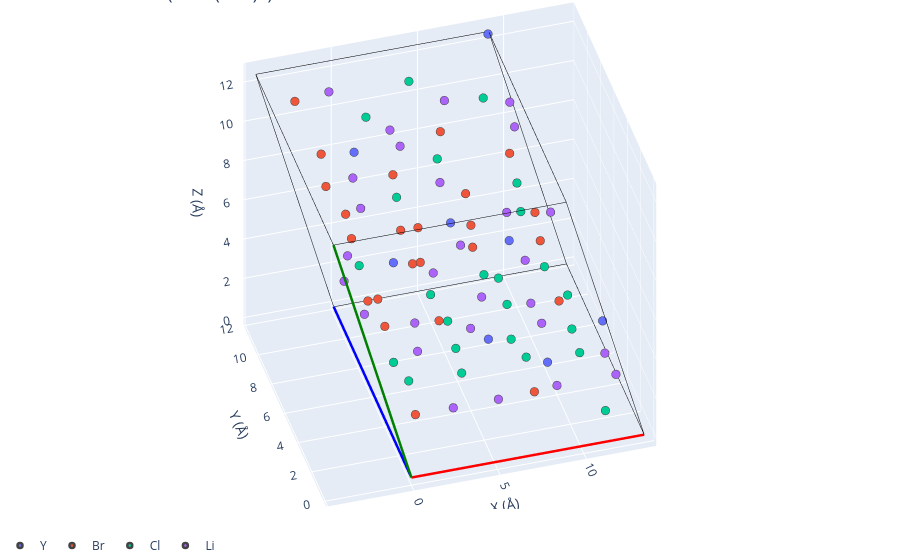

Source (notebook cell):
### Markdown cell above
## Looking at the relaxed x = 3.5 structure

The relaxed geometries themselves are kept on the result, so the structure sitting on the
hull at x = 3.5 can be inspected with GEMDAT's 3D plot.

### Code cell
from pymatgen.io.ase import AseAtomsAdaptor

from gemdat.plots import plot_3d

relaxed = min(maceresult.results, key=lambda result: abs(result.x - 3.5))
structure = AseAtomsAdaptor.get_structure(relaxed.atoms)

plot_3d(
    structure=structure,
    title=f'Relaxed x = {relaxed.x:g} ({structure.composition.reduced_formula})',
)

### Figure 1 — Plotly figure (JSON) as saved in the notebook; plotly's stock layout.template omitted (floating-point values rounded to 4 significant figures)
{"data": [{"line": {"color": "red", "width": 5}, "mode": "lines", "showlegend": false, "type": "scatter3d", "x": [0, 13.5], "y": [0, 0], "z": [0, 0]}, {"line": {"color": "blue", "width": 5}, "mode": "lines", "showlegend": false, "type": "scatter3d", "x": [0, 0], "y": [0, 11.66], "z": [0, 0]}, {"line": {"color": "green", "width": 5}, "mode": "lines", "showlegend": false, "type": "scatter3d", "x": [0, -4.518], "y": [0, 0], "z": [0, 12.57]}, {"line": {"color": "black", "width": 1}, "mode": "lines", "showlegend": false, "type": "scatter3d", "x": [13.5, 13.5], "y": [0, 11.66], "z": [0, 0]}, {"line": {"color": "black", "width": 1}, "mode": "lines", "showlegend": false, "type": "scatter3d", "x": [13.5, 8.986], "y": [0, 0], "z": [0, 12.57]}, {"line": {"color": "black", "width": 1}, "mode": "lines", "showlegend": false, "type": "scatter3d", "x": [0, 13.5], "y": [11.66, 11.66], "z": [0, 0]}, {"line": {"color": "black", "width": 1}, "mode": "lines", "showlegend": false, "type": "scatter3d", "x": [0, -4.518], "y": [11.66, 11.66], "z": [0, 12.57]}, {"line": {"color": "black", "width": 1}, "mode": "lines", "showlegend": false, "type": "scatter3d", "x": [-4.518, 8.986], "y": [0, 0], "z": [12.57, 12.57]}, {"line": {"color": "black", "width": 1}, "mode": "lines", "showlegend": false, "type": "scatter3d", "x": [-4.518, -4.518], "y": [0, 11.66], "z": [12.57, 12.57]}, {"line": {"color": "black", "width": 1}, "mode": "lines", "showlegend": false, "type": "scatter3d", "x": [8.986, -4.518], "y": [11.66, 11.66], "z": [12.57, 12.57]}, {"line": {"color": "black", "width": 1}, "mode": "lines", "showlegend": false, "type": "scatter3d", "x": [8.986, 8.986], "y": [11.66, 0], "z": [12.57, 12.57]}, {"line": {"color": "black", "width": 1}, "mode": "lines", "showlegend": false, "type": "scatter3d", "x": [8.986, 13.5], "y": [11.66, 11.66], "z": [12.57, 0]}, {"line": {"color": "red", "width": 5}, "mode": "lines", "showlegend": false, "type": "scatter3d", "x": [0, 13.5], "y": [0, 0], "z": [0, 0]}, {"line": {"color": "blue", "width": 5}, "mode": "lines", "showlegend": false, "type": "scatter3d", "x": [0, 0], "y": [0, 11.66], "z": [0, 0]}, {"line": {"color": "green", "width": 5}, "mode": "lines", "showlegend": false, "type": "scatter3d", "x": [0, -4.518], "y": [0, 0], "z": [0, 12.57]}, {"line": {"color": "black", "width": 1}, "mode": "lines", "showlegend": false, "type": "scatter3d", "x": [13.5, 13.5], "y": [0, 11.66], "z": [0, 0]}, {"line": {"color": "black", "width": 1}, "mode": "lines", "showlegend": false, "type": "scatter3d", "x": [13.5, 8.986], "y": [0, 0], "z": [0, 12.57]}, {"line": {"color": "black", "width": 1}, "mode": "lines", "showlegend": false, "type": "scatter3d", "x": [0, 13.5], "y": [11.66, 11.66], "z": [0, 0]}, {"line": {"color": "black", "width": 1}, "mode": "lines", "showlegend": false, "type": "scatter3d", "x": [0, -4.518], "y": [11.66, 11.66], "z": [0, 12.57]}, {"line": {"color": "black", "width": 1}, "mode": "lines", "showlegend": false, "type": "scatter3d", "x": [-4.518, 8.986], "y": [0, 0], "z": [12.57, 12.57]}, {"line": {"color": "black", "width": 1}, "mode": "lines", "showlegend": false, "type": "scatter3d", "x": [-4.518, -4.518], "y": [0, 11.66], "z": [12.57, 12.57]}, {"line": {"color": "black", "width": 1}, "mode": "lines", "showlegend": false, "type": "scatter3d", "x": [8.986, -4.518], "y": [11.66, 11.66], "z": [12.57, 12.57]}, {"line": {"color": "black", "width": 1}, "mode": "lines", "showlegend": false, "type": "scatter3d", "x": [8.986, 8.986], "y": [11.66, 0], "z": [12.57, 12.57]}, {"line": {"color": "black", "width": 1}, "mode": "lines", "showlegend": false, "type": "scatter3d", "x": [8.986, 13.5], "y": [11.66, 11.66], "z": [12.57, 0]}, {"hovertemplate": "%{hovertext}<extra></extra>", "hovertext": ["Y<br>occupancy: 1.00"], "legendgroup": "Y", "marker": {"color": "#636EFA", "line": {"width": 2.5}, "size": 5}, "mode": "markers", "name": "Y", "showlegend": true, "type": "scatter3d", "x": [8.912], "y": [11.58], "z": [12.52]}, {"hovertemplate": "%{hovertext}<extra></extra>", "hovertext": ["Y<br>occupancy: 1.00"], "legendgroup": "Y", "marker": {"color": "#636EFA", "line": {"width": 2.5}, "size": 5}, "mode": "markers", "name": "Y", "showlegend": false, "type": "scatter3d", "x": [11.15], "y": [0.1726], "z": [6.053]}, {"hovertemplate": "%{hovertext}<extra></extra>", "hovertext": ["Y<br>occupancy: 1.00"], "legendgroup": "Y", "marker": {"color": "#636EFA", "line": {"width": 2.5}, "size": 5}, "mode": "markers", "name": "Y", "showlegend": false, "type": "scatter3d", "x": [2.301], "y": [0.0942], "z": [12.54]}, {"hovertemplate": "%{hovertext}<extra></extra>", "hovertext": ["Y<br>occupancy: 1.00"], "legendgroup": "Y", "marker": {"color": "#636EFA", "line": {"width": 2.5}, "size": 5}, "mode": "markers", "name": "Y", "showlegend": false, "type": "scatter3d", "x": [4.532], "y": [0.1876], "z": [6.18]}, {"hovertemplate": "%{hovertext}<extra></extra>", "hovertext": ["Y<br>occupancy: 1.00"], "legendgroup": "Y", "marker": {"color": "#636EFA", "line": {"width": 2.5}, "size": 5}, "mode": "markers", "name": "Y", "showlegend": false, "type": "scatter3d", "x": [-1.13], "y": [5.692], "z": [12.51]}, {"hovertemplate": "%{hovertext}<extra></extra>", "hovertext": ["Y<br>occupancy: 1.00"], "legendgroup": "Y", "marker": {"color": "#636EFA", "line": {"width": 2.5}, "size": 5}, "mode": "markers", "name": "Y", "showlegend": false, "type": "scatter3d", "x": [1.274], "y": [6.011], "z": [6.259]}, {"hovertemplate": "%{hovertext}<extra></extra>", "hovertext": ["Y<br>occupancy: 1.00"], "legendgroup": "Y", "marker": {"color": "#636EFA", "line": {"width": 2.5}, "size": 5}, "mode": "markers", "name": "Y", "showlegend": false, "type": "scatter3d", "x": [10.09], "y": [5.686], "z": [0.008951]}, {"hovertemplate": "%{hovertext}<extra></extra>", "hovertext": ["Y<br>occupancy: 1.00"], "legendgroup": "Y", "marker": {"color": "#636EFA", "line": {"width": 2.5}, "size": 5}, "mode": "markers", "name": "Y", "showlegend": false, "type": "scatter3d", "x": [8.028], "y": [6.106], "z": [6.221]}, {"hovertemplate": "%{hovertext}<extra></extra>", "hovertext": ["Br<br>occupancy: 1.00"], "legendgroup": "Br", "marker": {"color": "#EF553B", "line": {"width": 2.5}, "size": 5}, "mode": "markers", "name": "Br", "showlegend": true, "type": "scatter3d", "x": [0.9889], "y": [1.971], "z": [1.584]}, {"hovertemplate": "%{hovertext}<extra></extra>", "hovertext": ["Br<br>occupancy: 1.00"], "legendgroup": "Br", "marker": {"color": "#EF553B", "line": {"width": 2.5}, "size": 5}, "mode": "markers", "name": "Br", "showlegend": false, "type": "scatter3d", "x": [-1.19], "y": [1.968], "z": [7.819]}, {"hovertemplate": "%{hovertext}<extra></extra>", "hovertext": ["Br<br>occupancy: 1.00"], "legendgroup": "Br", "marker": {"color": "#EF553B", "line": {"width": 2.5}, "size": 5}, "mode": "markers", "name": "Br", "showlegend": false, "type": "scatter3d", "x": [7.897], "y": [1.986], "z": [1.617]}, {"hovertemplate": "%{hovertext}<extra></extra>", "hovertext": ["Cl<br>occupancy: 1.00"], "legendgroup": "Cl", "marker": {"color": "#00CC96", "line": {"width": 2.5}, "size": 5}, "mode": "markers", "name": "Cl", "showlegend": true, "type": "scatter3d", "x": [5.779], "y": [1.905], "z": [7.807]}, {"hovertemplate": "%{hovertext}<extra></extra>", "hovertext": ["Cl<br>occupancy: 1.00"], "legendgroup": "Cl", "marker": {"color": "#00CC96", "line": {"width": 2.5}, "size": 5}, "mode": "markers", "name": "Cl", "showlegend": false, "type": "scatter3d", "x": [3.33], "y": [1.969], "z": [4.578]}, {"hovertemplate": "%{hovertext}<extra></extra>", "hovertext": ["Br<br>occupancy: 1.00"], "legendgroup": "Br", "marker": {"color": "#EF553B", "line": {"width": 2.5}, "size": 5}, "mode": "markers", "name": "Br", "showlegend": false, "type": "scatter3d", "x": [1.15], "y": [2.004], "z": [11.05]}, {"hovertemplate": "%{hovertext}<extra></extra>", "hovertext": ["Cl<br>occupancy: 1.00"], "legendgroup": "Cl", "marker": {"color": "#00CC96", "line": {"width": 2.5}, "size": 5}, "mode": "markers", "name": "Cl", "showlegend": false, "type": "scatter3d", "x": [10.06], "y": [1.967], "z": [4.477]}, {"hovertemplate": "%{hovertext}<extra></extra>", "hovertext": ["Br<br>occupancy: 1.00"], "legendgroup": "Br", "marker": {"color": "#EF553B", "line": {"width": 2.5}, "size": 5}, "mode": "markers", "name": "Br", "showlegend": false, "type": "scatter3d", "x": [7.892], "y": [1.885], "z": [10.83]}, {"hovertemplate": "%{hovertext}<extra></extra>", "hovertext": ["Br<br>occupancy: 1.00"], "legendgroup": "Br", "marker": {"color": "#EF553B", "line": {"width": 2.5}, "size": 5}, "mode": "markers", "name": "Br", "showlegend": false, "type": "scatter3d", "x": [3.19], "y": [9.881], "z": [4.716]}, {"hovertemplate": "%{hovertext}<extra></extra>", "hovertext": ["Cl<br>occupancy: 1.00"], "legendgroup": "Cl", "marker": {"color": "#00CC96", "line": {"width": 2.5}, "size": 5}, "mode": "markers", "name": "Cl", "showlegend": false, "type": "scatter3d", "x": [1.133], "y": [9.777], "z": [10.88]}, {"hovertemplate": "%{hovertext}<extra></extra>", "hovertext": ["Cl<br>occupancy: 1.00"], "legendgroup": "Cl", "marker": {"color": "#00CC96", "line": {"width": 2.5}, "size": 5}, "mode": "markers", "name": "Cl", "showlegend": false, "type": "scatter3d", "x": [10.17], "y": [9.92], "z": [4.508]}, {"hovertemplate": "%{hovertext}<extra></extra>", "hovertext": ["Cl<br>occupancy: 1.00"], "legendgroup": "Cl", "marker": {"color": "#00CC96", "line": {"width": 2.5}, "size": 5}, "mode": "markers", "name": "Cl", "showlegend": false, "type": "scatter3d", "x": [7.967], "y": [9.852], "z": [10.7]}, {"hovertemplate": "%{hovertext}<extra></extra>", "hovertext": ["Br<br>occupancy: 1.00"], "legendgroup": "Br", "marker": {"color": "#EF553B", "line": {"width": 2.5}, "size": 5}, "mode": "markers", "name": "Br", "showlegend": false, "type": "scatter3d", "x": [1.23], "y": [9.728], "z": [1.544]}, {"hovertemplate": "%{hovertext}<extra></extra>", "hovertext": ["Br<br>occupancy: 1.00"], "legendgroup": "Br", "marker": {"color": "#EF553B", "line": {"width": 2.5}, "size": 5}, "mode": "markers", "name": "Br", "showlegend": false, "type": "scatter3d", "x": [-1.155], "y": [9.857], "z": [7.665]}, {"hovertemplate": "%{hovertext}<extra></extra>", "hovertext": ["Cl<br>occupancy: 1.00"], "legendgroup": "Cl", "marker": {"color": "#00CC96", "line": {"width": 2.5}, "size": 5}, "mode": "markers", "name": "Cl", "showlegend": false, "type": "scatter3d", "x": [8.035], "y": [9.918], "z": [1.641]}, {"hovertemplate": "%{hovertext}<extra></extra>", "hovertext": ["Cl<br>occupancy: 1.00"], "legendgroup": "Cl", "marker": {"color": "#00CC96", "line": {"width": 2.5}, "size": 5}, "mode": "markers", "name": "Cl", "showlegend": false, "type": "scatter3d", "x": [5.365], "y": [10.02], "z": [7.9]}, {"hovertemplate": "%{hovertext}<extra></extra>", "hovertext": ["Br<br>occupancy: 1.00"], "legendgroup": "Br", "marker": {"color": "#EF553B", "line": {"width": 2.5}, "size": 5}, "mode": "markers", "name": "Br", "showlegend": false, "type": "scatter3d", "x": [4.612], "y": [7.805], "z": [1.425]}, {"hovertemplate": "%{hovertext}<extra></extra>", "hovertext": ["Cl<br>occupancy: 1.00"], "legendgroup": "Cl", "marker": {"color": "#00CC96", "line": {"width": 2.5}, "size": 5}, "mode": "markers", "name": "Cl", "showlegend": false, "type": "scatter3d", "x": [2.19], "y": [7.908], "z": [8.026]}, {"hovertemplate": "%{hovertext}<extra></extra>", "hovertext": ["Br<br>occupancy: 1.00"], "legendgroup": "Br", "marker": {"color": "#EF553B", "line": {"width": 2.5}, "size": 5}, "mode": "markers", "name": "Br", "showlegend": false, "type": "scatter3d", "x": [11.56], "y": [7.783], "z": [1.326]}, {"hovertemplate": "%{hovertext}<extra></extra>", "hovertext": ["Cl<br>occupancy: 1.00"], "legendgroup": "Cl", "marker": {"color": "#00CC96", "line": {"width": 2.5}, "size": 5}, "mode": "markers", "name": "Cl", "showlegend": false, "type": "scatter3d", "x": [9.19], "y": [7.952], "z": [7.591]}, {"hovertemplate": "%{hovertext}<extra></extra>", "hovertext": ["Cl<br>occupancy: 1.00"], "legendgroup": "Cl", "marker": {"color": "#00CC96", "line": {"width": 2.5}, "size": 5}, "mode": "markers", "name": "Cl", "showlegend": false, "type": "scatter3d", "x": [0.04115], "y": [7.956], "z": [4.859]}, {"hovertemplate": "%{hovertext}<extra></extra>", "hovertext": ["Br<br>occupancy: 1.00"], "legendgroup": "Br", "marker": {"color": "#EF553B", "line": {"width": 2.5}, "size": 5}, "mode": "markers", "name": "Br", "showlegend": false, "type": "scatter3d", "x": [-2.215], "y": [7.832], "z": [10.99]}, {"hovertemplate": "%{hovertext}<extra></extra>", "hovertext": ["Br<br>occupancy: 1.00"], "legendgroup": "Br", "marker": {"color": "#EF553B", "line": {"width": 2.5}, "size": 5}, "mode": "markers", "name": "Br", "showlegend": false, "type": "scatter3d", "x": [6.624], "y": [7.966], "z": [4.726]}, {"hovertemplate": "%{hovertext}<extra></extra>", "hovertext": ["Br<br>occupancy: 1.00"], "legendgroup": "Br", "marker": {"color": "#EF553B", "line": {"width": 2.5}, "size": 5}, "mode": "markers", "name": "Br", "showlegend": false, "type": "scatter3d", "x": [4.71], "y": [7.86], "z": [11.0]}, {"hovertemplate": "%{hovertext}<extra></extra>", "hovertext": ["Br<br>occupancy: 1.00"], "legendgroup": "Br", "marker": {"color": "#EF553B", "line": {"width": 2.5}, "size": 5}, "mode": "markers", "name": "Br", "showlegend": false, "type": "scatter3d", "x": [0.01766], "y": [4.046], "z": [4.685]}, {"hovertemplate": "%{hovertext}<extra></extra>", "hovertext": ["Br<br>occupancy: 1.00"], "legendgroup": "Br", "marker": {"color": "#EF553B", "line": {"width": 2.5}, "size": 5}, "mode": "markers", "name": "Br", "showlegend": false, "type": "scatter3d", "x": [-2.36], "y": [3.776], "z": [10.98]}, {"hovertemplate": "%{hovertext}<extra></extra>", "hovertext": ["Cl<br>occupancy: 1.00"], "legendgroup": "Cl", "marker": {"color": "#00CC96", "line": {"width": 2.5}, "size": 5}, "mode": "markers", "name": "Cl", "showlegend": false, "type": "scatter3d", "x": [7.091], "y": [4.01], "z": [4.686]}, {"hovertemplate": "%{hovertext}<extra></extra>", "hovertext": ["Br<br>occupancy: 1.00"], "legendgroup": "Br", "marker": {"color": "#EF553B", "line": {"width": 2.5}, "size": 5}, "mode": "markers", "name": "Br", "showlegend": false, "type": "scatter3d", "x": [4.609], "y": [3.804], "z": [10.88]}, {"hovertemplate": "%{hovertext}<extra></extra>", "hovertext": ["Cl<br>occupancy: 1.00"], "legendgroup": "Cl", "marker": {"color": "#00CC96", "line": {"width": 2.5}, "size": 5}, "mode": "markers", "name": "Cl", "showlegend": false, "type": "scatter3d", "x": [4.45], "y": [3.98], "z": [1.641]}, {"hovertemplate": "%{hovertext}<extra></extra>", "hovertext": ["Br<br>occupancy: 1.00"], "legendgroup": "Br", "marker": {"color": "#EF553B", "line": {"width": 2.5}, "size": 5}, "mode": "markers", "name": "Br", "showlegend": false, "type": "scatter3d", "x": [2.004], "y": [3.861], "z": [7.761]}, {"hovertemplate": "%{hovertext}<extra></extra>", "hovertext": ["Cl<br>occupancy: 1.00"], "legendgroup": "Cl", "marker": {"color": "#00CC96", "line": {"width": 2.5}, "size": 5}, "mode": "markers", "name": "Cl", "showlegend": false, "type": "scatter3d", "x": [11.29], "y": [3.958], "z": [1.59]}, {"hovertemplate": "%{hovertext}<extra></extra>", "hovertext": ["Br<br>occupancy: 1.00"], "legendgroup": "Br", "marker": {"color": "#EF553B", "line": {"width": 2.5}, "size": 5}, "mode": "markers", "name": "Br", "showlegend": false, "type": "scatter3d", "x": [8.967], "y": [3.873], "z": [7.728]}, {"hovertemplate": "%{hovertext}<extra></extra>", "hovertext": ["Br<br>occupancy: 1.00"], "legendgroup": "Br", "marker": {"color": "#EF553B", "line": {"width": 2.5}, "size": 5}, "mode": "markers", "name": "Br", "showlegend": false, "type": "scatter3d", "x": [4.534], "y": [11.58], "z": [1.527]}, {"hovertemplate": "%{hovertext}<extra></extra>", "hovertext": ["Cl<br>occupancy: 1.00"], "legendgroup": "Cl", "marker": {"color": "#00CC96", "line": {"width": 2.5}, "size": 5}, "mode": "markers", "name": "Cl", "showlegend": false, "type": "scatter3d", "x": [2.166], "y": [0.1785], "z": [7.49]}, {"hovertemplate": "%{hovertext}<extra></extra>", "hovertext": ["Cl<br>occupancy: 1.00"], "legendgroup": "Cl", "marker": {"color": "#00CC96", "line": {"width": 2.5}, "size": 5}, "mode": "markers", "name": "Cl", "showlegend": false, "type": "scatter3d", "x": [11.31], "y": [0.1472], "z": [1.479]}, {"hovertemplate": "%{hovertext}<extra></extra>", "hovertext": ["Cl<br>occupancy: 1.00"], "legendgroup": "Cl", "marker": {"color": "#00CC96", "line": {"width": 2.5}, "size": 5}, "mode": "markers", "name": "Cl", "showlegend": false, "type": "scatter3d", "x": [9.105], "y": [0.1283], "z": [7.732]}, {"hovertemplate": "%{hovertext}<extra></extra>", "hovertext": ["Cl<br>occupancy: 1.00"], "legendgroup": "Cl", "marker": {"color": "#00CC96", "line": {"width": 2.5}, "size": 5}, "mode": "markers", "name": "Cl", "showlegend": false, "type": "scatter3d", "x": [-0.05541], "y": [0.2705], "z": [4.734]}, {"hovertemplate": "%{hovertext}<extra></extra>", "hovertext": ["Br<br>occupancy: 1.00"], "legendgroup": "Br", "marker": {"color": "#EF553B", "line": {"width": 2.5}, "size": 5}, "mode": "markers", "name": "Br", "showlegend": false, "type": "scatter3d", "x": [-2.304], "y": [11.54], "z": [10.93]}, {"hovertemplate": "%{hovertext}<extra></extra>", "hovertext": ["Cl<br>occupancy: 1.00"], "legendgroup": "Cl", "marker": {"color": "#00CC96", "line": {"width": 2.5}, "size": 5}, "mode": "markers", "name": "Cl", "showlegend": false, "type": "scatter3d", "x": [6.752], "y": [0.2589], "z": [4.853]}, {"hovertemplate": "%{hovertext}<extra></extra>", "hovertext": ["Cl<br>occupancy: 1.00"], "legendgroup": "Cl", "marker": {"color": "#00CC96", "line": {"width": 2.5}, "size": 5}, "mode": "markers", "name": "Cl", "showlegend": false, "type": "scatter3d", "x": [4.325], "y": [11.59], "z": [10.84]}, {"hovertemplate": "%{hovertext}<extra></extra>", "hovertext": ["Cl<br>occupancy: 1.00"], "legendgroup": "Cl", "marker": {"color": "#00CC96", "line": {"width": 2.5}, "size": 5}, "mode": "markers", "name": "Cl", "showlegend": false, "type": "scatter3d", "x": [1.158], "y": [5.693], "z": [1.437]}, {"hovertemplate": "%{hovertext}<extra></extra>", "hovertext": ["Br<br>occupancy: 1.00"], "legendgroup": "Br", "marker": {"color": "#EF553B", "line": {"width": 2.5}, "size": 5}, "mode": "markers", "name": "Br", "showlegend": false, "type": "scatter3d", "x": [-1.087], "y": [6.19], "z": [7.733]}, {"hovertemplate": "%{hovertext}<extra></extra>", "hovertext": ["Cl<br>occupancy: 1.00"], "legendgroup": "Cl", "marker": {"color": "#00CC96", "line": {"width": 2.5}, "size": 5}, "mode": "markers", "name": "Cl", "showlegend": false, "type": "scatter3d", "x": [7.973], "y": [5.67], "z": [1.533]}, {"hovertemplate": "%{hovertext}<extra></extra>", "hovertext": ["Br<br>occupancy: 1.00"], "legendgroup": "Br", "marker": {"color": "#EF553B", "line": {"width": 2.5}, "size": 5}, "mode": "markers", "name": "Br", "showlegend": false, "type": "scatter3d", "x": [5.644], "y": [5.687], "z": [7.702]}, {"hovertemplate": "%{hovertext}<extra></extra>", "hovertext": ["Cl<br>occupancy: 1.00"], "legendgroup": "Cl", "marker": {"color": "#00CC96", "line": {"width": 2.5}, "size": 5}, "mode": "markers", "name": "Cl", "showlegend": false, "type": "scatter3d", "x": [3.306], "y": [5.689], "z": [4.546]}, {"hovertemplate": "%{hovertext}<extra></extra>", "hovertext": ["Br<br>occupancy: 1.00"], "legendgroup": "Br", "marker": {"color": "#EF553B", "line": {"width": 2.5}, "size": 5}, "mode": "markers", "name": "Br", "showlegend": false, "type": "scatter3d", "x": [1.129], "y": [5.711], "z": [10.98]}, {"hovertemplate": "%{hovertext}<extra></extra>", "hovertext": ["Cl<br>occupancy: 1.00"], "legendgroup": "Cl", "marker": {"color": "#00CC96", "line": {"width": 2.5}, "size": 5}, "mode": "markers", "name": "Cl", "showlegend": false, "type": "scatter3d", "x": [10.06], "y": [6.066], "z": [4.595]}, {"hovertemplate": "%{hovertext}<extra></extra>", "hovertext": ["Br<br>occupancy: 1.00"], "legendgroup": "Br", "marker": {"color": "#EF553B", "line": {"width": 2.5}, "size": 5}, "mode": "markers", "name": "Br", "showlegend": false, "type": "scatter3d", "x": [7.908], "y": [5.727], "z": [10.97]}, {"hovertemplate": "%{hovertext}<extra></extra>", "hovertext": ["Li<br>occupancy: 1.00"], "legendgroup": "Li", "marker": {"color": "#AB63FA", "line": {"width": 2.5}, "size": 5}, "mode": "markers", "name": "Li", "showlegend": true, "type": "scatter3d", "x": [12.0], "y": [2.03], "z": [2.886]}, {"hovertemplate": "%{hovertext}<extra></extra>", "hovertext": ["Li<br>occupancy: 1.00"], "legendgroup": "Li", "marker": {"color": "#AB63FA", "line": {"width": 2.5}, "size": 5}, "mode": "markers", "name": "Li", "showlegend": false, "type": "scatter3d", "x": [-2.095], "y": [4.181], "z": [8.52]}, {"hovertemplate": "%{hovertext}<extra></extra>", "hovertext": ["Li<br>occupancy: 1.00"], "legendgroup": "Li", "marker": {"color": "#AB63FA", "line": {"width": 2.5}, "size": 5}, "mode": "markers", "name": "Li", "showlegend": false, "type": "scatter3d", "x": [4.248], "y": [3.624], "z": [8.452]}, {"hovertemplate": "%{hovertext}<extra></extra>", "hovertext": ["Li<br>occupancy: 1.00"], "legendgroup": "Li", "marker": {"color": "#AB63FA", "line": {"width": 2.5}, "size": 5}, "mode": "markers", "name": "Li", "showlegend": false, "type": "scatter3d", "x": [4.897], "y": [3.798], "z": [3.977]}, {"hovertemplate": "%{hovertext}<extra></extra>", "hovertext": ["Li<br>occupancy: 1.00"], "legendgroup": "Li", "marker": {"color": "#AB63FA", "line": {"width": 2.5}, "size": 5}, "mode": "markers", "name": "Li", "showlegend": false, "type": "scatter3d", "x": [4.263], "y": [7.769], "z": [3.943]}, {"hovertemplate": "%{hovertext}<extra></extra>", "hovertext": ["Li<br>occupancy: 1.00"], "legendgroup": "Li", "marker": {"color": "#AB63FA", "line": {"width": 2.5}, "size": 5}, "mode": "markers", "name": "Li", "showlegend": false, "type": "scatter3d", "x": [2.337], "y": [7.756], "z": [10.72]}, {"hovertemplate": "%{hovertext}<extra></extra>", "hovertext": ["Li<br>occupancy: 1.00"], "legendgroup": "Li", "marker": {"color": "#AB63FA", "line": {"width": 2.5}, "size": 5}, "mode": "markers", "name": "Li", "showlegend": false, "type": "scatter3d", "x": [11.1], "y": [7.856], "z": [5.871]}, {"hovertemplate": "%{hovertext}<extra></extra>", "hovertext": ["Li<br>occupancy: 1.00"], "legendgroup": "Li", "marker": {"color": "#AB63FA", "line": {"width": 2.5}, "size": 5}, "mode": "markers", "name": "Li", "showlegend": false, "type": "scatter3d", "x": [0.2127], "y": [7.615], "z": [2.608]}, {"hovertemplate": "%{hovertext}<extra></extra>", "hovertext": ["Li<br>occupancy: 1.00"], "legendgroup": "Li", "marker": {"color": "#AB63FA", "line": {"width": 2.5}, "size": 5}, "mode": "markers", "name": "Li", "showlegend": false, "type": "scatter3d", "x": [7.08], "y": [7.789], "z": [2.248]}, {"hovertemplate": "%{hovertext}<extra></extra>", "hovertext": ["Li<br>occupancy: 1.00"], "legendgroup": "Li", "marker": {"color": "#AB63FA", "line": {"width": 2.5}, "size": 5}, "mode": "markers", "name": "Li", "showlegend": false, "type": "scatter3d", "x": [4.681], "y": [7.839], "z": [8.427]}, {"hovertemplate": "%{hovertext}<extra></extra>", "hovertext": ["Li<br>occupancy: 1.00"], "legendgroup": "Li", "marker": {"color": "#AB63FA", "line": {"width": 2.5}, "size": 5}, "mode": "markers", "name": "Li", "showlegend": false, "type": "scatter3d", "x": [10.37], "y": [9.769], "z": [2.107]}, {"hovertemplate": "%{hovertext}<extra></extra>", "hovertext": ["Li<br>occupancy: 1.00"], "legendgroup": "Li", "marker": {"color": "#AB63FA", "line": {"width": 2.5}, "size": 5}, "mode": "markers", "name": "Li", "showlegend": false, "type": "scatter3d", "x": [7.733], "y": [2.092], "z": [6.073]}, {"hovertemplate": "%{hovertext}<extra></extra>", "hovertext": ["Li<br>occupancy: 1.00"], "legendgroup": "Li", "marker": {"color": "#AB63FA", "line": {"width": 2.5}, "size": 5}, "mode": "markers", "name": "Li", "showlegend": false, "type": "scatter3d", "x": [-3.302], "y": [1.568], "z": [9.371]}, {"hovertemplate": "%{hovertext}<extra></extra>", "hovertext": ["Li<br>occupancy: 1.00"], "legendgroup": "Li", "marker": {"color": "#AB63FA", "line": {"width": 2.5}, "size": 5}, "mode": "markers", "name": "Li", "showlegend": false, "type": "scatter3d", "x": [9.762], "y": [9.795], "z": [8.986]}, {"hovertemplate": "%{hovertext}<extra></extra>", "hovertext": ["Li<br>occupancy: 1.00"], "legendgroup": "Li", "marker": {"color": "#AB63FA", "line": {"width": 2.5}, "size": 5}, "mode": "markers", "name": "Li", "showlegend": false, "type": "scatter3d", "x": [2.857], "y": [10.63], "z": [9.312]}, {"hovertemplate": "%{hovertext}<extra></extra>", "hovertext": ["Li<br>occupancy: 1.00"], "legendgroup": "Li", "marker": {"color": "#AB63FA", "line": {"width": 2.5}, "size": 5}, "mode": "markers", "name": "Li", "showlegend": false, "type": "scatter3d", "x": [-0.2634], "y": [8.119], "z": [9.249]}, {"hovertemplate": "%{hovertext}<extra></extra>", "hovertext": ["Li<br>occupancy: 1.00"], "legendgroup": "Li", "marker": {"color": "#AB63FA", "line": {"width": 2.5}, "size": 5}, "mode": "markers", "name": "Li", "showlegend": false, "type": "scatter3d", "x": [7.024], "y": [3.884], "z": [9.477]}, {"hovertemplate": "%{hovertext}<extra></extra>", "hovertext": ["Li<br>occupancy: 1.00"], "legendgroup": "Li", "marker": {"color": "#AB63FA", "line": {"width": 2.5}, "size": 5}, "mode": "markers", "name": "Li", "showlegend": false, "type": "scatter3d", "x": [13.39], "y": [3.955], "z": [0.1463]}, {"hovertemplate": "%{hovertext}<extra></extra>", "hovertext": ["Li<br>occupancy: 1.00"], "legendgroup": "Li", "marker": {"color": "#AB63FA", "line": {"width": 2.5}, "size": 5}, "mode": "markers", "name": "Li", "showlegend": false, "type": "scatter3d", "x": [6.461], "y": [3.669], "z": [0.2133]}, {"hovertemplate": "%{hovertext}<extra></extra>", "hovertext": ["Li<br>occupancy: 1.00"], "legendgroup": "Li", "marker": {"color": "#AB63FA", "line": {"width": 2.5}, "size": 5}, "mode": "markers", "name": "Li", "showlegend": false, "type": "scatter3d", "x": [8.762], "y": [7.916], "z": [11.8]}, {"hovertemplate": "%{hovertext}<extra></extra>", "hovertext": ["Li<br>occupancy: 1.00"], "legendgroup": "Li", "marker": {"color": "#AB63FA", "line": {"width": 2.5}, "size": 5}, "mode": "markers", "name": "Li", "showlegend": false, "type": "scatter3d", "x": [-0.9751], "y": [9.875], "z": [12.44]}, {"hovertemplate": "%{hovertext}<extra></extra>", "hovertext": ["Li<br>occupancy: 1.00"], "legendgroup": "Li", "marker": {"color": "#AB63FA", "line": {"width": 2.5}, "size": 5}, "mode": "markers", "name": "Li", "showlegend": false, "type": "scatter3d", "x": [0.9619], "y": [10.11], "z": [6.017]}, {"hovertemplate": "%{hovertext}<extra></extra>", "hovertext": ["Li<br>occupancy: 1.00"], "legendgroup": "Li", "marker": {"color": "#AB63FA", "line": {"width": 2.5}, "size": 5}, "mode": "markers", "name": "Li", "showlegend": false, "type": "scatter3d", "x": [0.9707], "y": [2.019], "z": [6.214]}, {"hovertemplate": "%{hovertext}<extra></extra>", "hovertext": ["Li<br>occupancy: 1.00"], "legendgroup": "Li", "marker": {"color": "#AB63FA", "line": {"width": 2.5}, "size": 5}, "mode": "markers", "name": "Li", "showlegend": false, "type": "scatter3d", "x": [2.531], "y": [0.273], "z": [2.944]}, {"hovertemplate": "%{hovertext}<extra></extra>", "hovertext": ["Li<br>occupancy: 1.00"], "legendgroup": "Li", "marker": {"color": "#AB63FA", "line": {"width": 2.5}, "size": 5}, "mode": "markers", "name": "Li", "showlegend": false, "type": "scatter3d", "x": [8.443], "y": [0.009199], "z": [3.323]}, {"hovertemplate": "%{hovertext}<extra></extra>", "hovertext": ["Li<br>occupancy: 1.00"], "legendgroup": "Li", "marker": {"color": "#AB63FA", "line": {"width": 2.5}, "size": 5}, "mode": "markers", "name": "Li", "showlegend": false, "type": "scatter3d", "x": [6.349], "y": [11.49], "z": [9.609]}, {"hovertemplate": "%{hovertext}<extra></extra>", "hovertext": ["Li<br>occupancy: 1.00"], "legendgroup": "Li", "marker": {"color": "#AB63FA", "line": {"width": 2.5}, "size": 5}, "mode": "markers", "name": "Li", "showlegend": false, "type": "scatter3d", "x": [1.946], "y": [4.119], "z": [3.047]}, {"hovertemplate": "%{hovertext}<extra></extra>", "hovertext": ["Li<br>occupancy: 1.00"], "legendgroup": "Li", "marker": {"color": "#AB63FA", "line": {"width": 2.5}, "size": 5}, "mode": "markers", "name": "Li", "showlegend": false, "type": "scatter3d", "x": [9.185], "y": [4.224], "z": [3.229]}], "layout": {"legend": {"orientation": "h", "x": 0, "xanchor": "left", "y": -0.1, "yanchor": "bottom"}, "margin": {"b": 0, "l": 0, "r": 0, "t": 0}, "scene": {"aspectmode": "manual", "aspectratio": {"x": 1.35, "y": 1.166, "z": 1.336}, "camera": {"eye": {"x": -0.6752, "y": -2.333, "z": 2.003}, "projection": {"type": "orthographic"}}, "xaxis": {"title": {"text": "X (Å)"}}, "yaxis": {"title": {"text": "Y (Å)"}}, "zaxis": {"title": {"text": "Z (Å)"}}}, "showlegend": true, "title": {"text": "Relaxed x = 3.5 (Li7Y2(BrCl)6)"}}}
